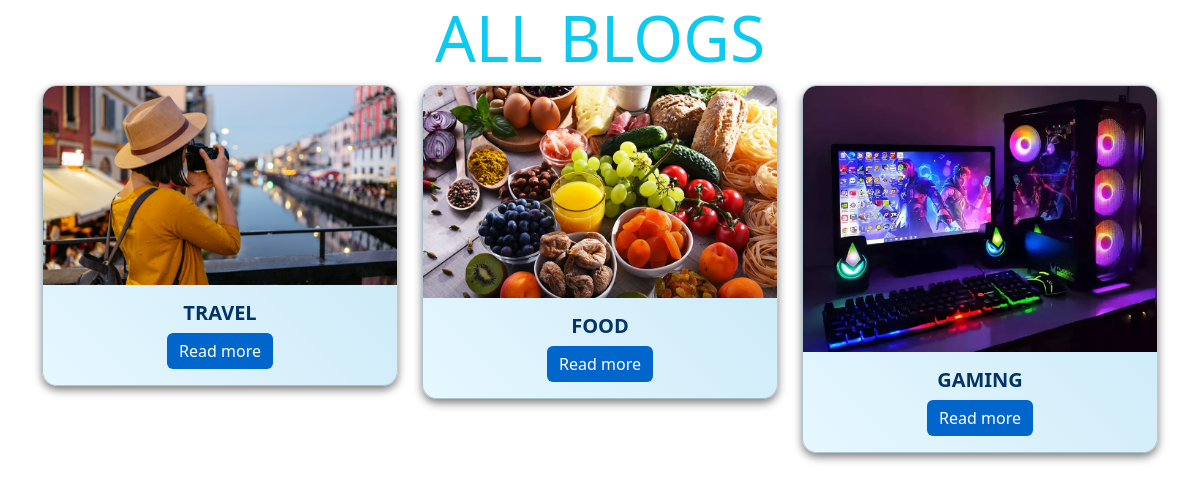
The app's page /allblogs with its own data.
### myblog/models.py (models this page shows, shortened)
class blog_post(models.Model):
    blog_name = models.CharField(max_length=100)
    cover_img = models.ImageField(upload_to='media/images')
    like_count=models.IntegerField(default=0, null=True)
    views_count=models.IntegerField(default=0, null=True)
    blog_description = RichTextField()
    blog_cat = models.ForeignKey(Blog_Category, on_delete = models.CASCADE, null=True)

### myblog/views.py (the view)
# urls.py: path('allblogs', views.allblogs, name='allblogs'),
def allblogs(request):
    y=blog_post.objects.all()
    return render(request,'myblog/allblogs.html',{"y":y})

### myblog/templates/myblog/allblogs.html (shortened to what this page needs)
<!DOCTYPE html>
<html lang="en">
<head>
    <link href="https://cdn.jsdelivr.net/npm/bootstrap@5.3.2/dist/css/bootstrap.min.css" rel="stylesheet">
</head>
<body>
    <div class="container text-center mb-4">
        <h3 class="display-3 text-info"> ALL BLOGS</h3>
        <div class="row row-cols-1 row-cols-md-3 g-4">
            {% for y in y %}
            <div class="col">
                <div class="card"
                    style="background: linear-gradient(45deg, #e6f7ff, #c3e6f5); border-radius: 15px; overflow: hidden; box-shadow: 0 4px 8px rgba(0, 0, 0, 0.5);">
                    <img src="{{ y.cover_img.url }}" class="card-img-top" alt="..." style="object-fit: cover;">
                    <div class="card-body">
                        <h5 class="card-title" style="color: #003366; font-weight: bold; text-transform: uppercase;">{{y.blog_name }}</h5>
                        <a href="{% url 'blog_details' y.id %}" class="btn btn-primary" style="background-color: #0066cc; border: none;">Read more</a>
                    </div>
                </div>
            </div>
            {% endfor %}
        </div>
    </div>
</body>
</html>

### records on screen
blog_post: cover_img (picture), blog_name "TRAVEL"
blog_post: cover_img (picture), blog_name "FOOD"
blog_post: cover_img (picture), blog_name "GAMING"
